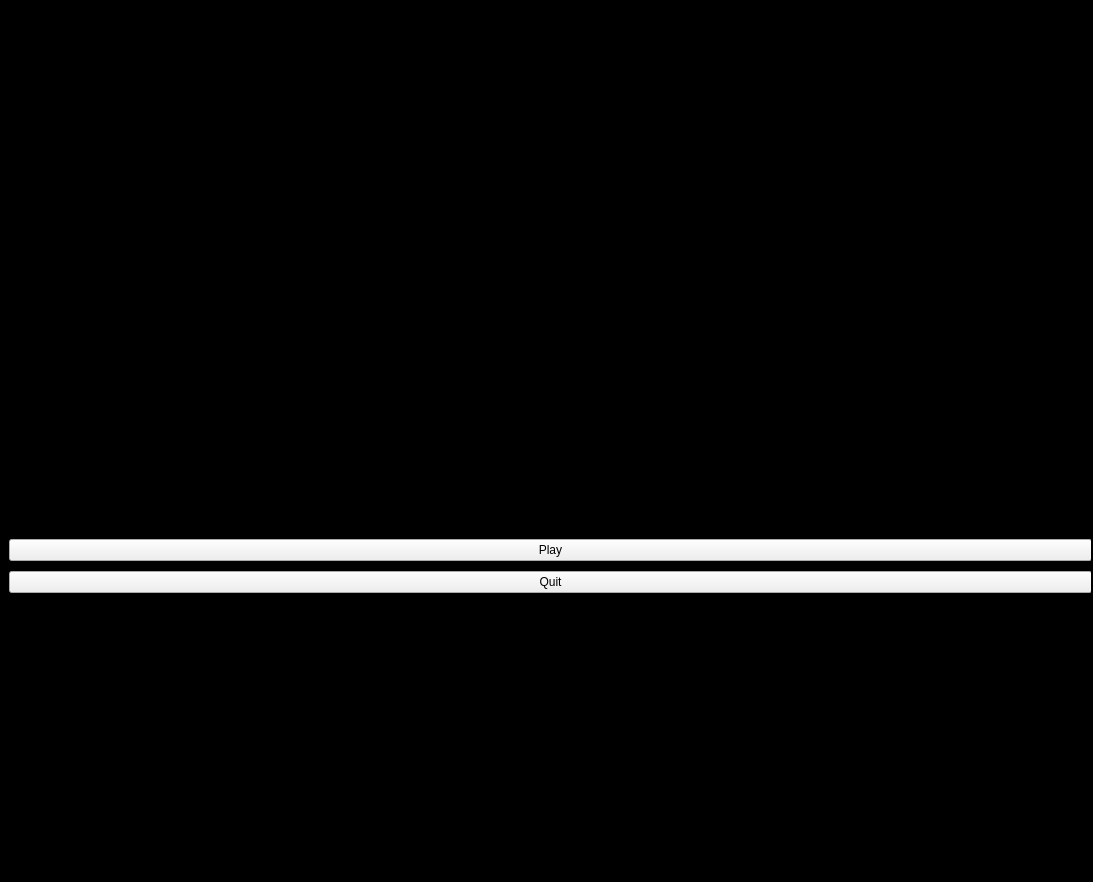
<?xml version="1.0" encoding="UTF-8"?>
<ui version="4.0">
 <class>Invaders</class>
 <widget class="QWidget" name="Invaders">
  <property name="enabled">
   <bool>true</bool>
  </property>
  <property name="geometry">
   <rect>
    <x>0</x>
    <y>0</y>
    <width>1093</width>
    <height>882</height>
   </rect>
  </property>
  <property name="windowTitle">
   <string>Invaders</string>
  </property>
  <property name="styleSheet">
   <string notr="true">#Invaders {background-color: rgb(0, 0, 0);}</string>
  </property>
  <widget class="QWidget" name="gameWidget" native="true">
   <property name="geometry">
    <rect>
     <x>150</x>
     <y>160</y>
     <width>800</width>
     <height>1100</height>
    </rect>
   </property>
  </widget>
  <widget class="QWidget" name="leaderBoardWidget" native="true">
   <property name="geometry">
    <rect>
     <x>310</x>
     <y>10</y>
     <width>782</width>
     <height>323</height>
    </rect>
   </property>
  </widget>
  <widget class="QFrame" name="menuFrame">
   <property name="enabled">
    <bool>true</bool>
   </property>
   <property name="geometry">
    <rect>
     <x>0</x>
     <y>0</y>
     <width>1091</width>
     <height>881</height>
    </rect>
   </property>
   <property name="font">
    <font>
     <family>Segoe UI Variable Small Semibol</family>
     <pointsize>20</pointsize>
     <bold>true</bold>
    </font>
   </property>
   <widget class="QLabel" name="menuBgAnimContainer">
    <property name="geometry">
     <rect>
      <x>0</x>
      <y>0</y>
      <width>1071</width>
      <height>428</height>
     </rect>
    </property>
    <property name="text">
     <string/>
    </property>
   </widget>
   <widget class="QFrame" name="itemsFrame">
    <property name="geometry">
     <rect>
      <x>0</x>
      <y>0</y>
      <width>1101</width>
      <height>881</height>
     </rect>
    </property>
    <layout class="QVBoxLayout" name="mainMenuLayout">
     <property name="spacing">
      <number>10</number>
     </property>
     <property name="sizeConstraint">
      <enum>QLayout::SetMaximumSize</enum>
     </property>
     <item>
      <spacer name="verticalSpacer_3">
       <property name="orientation">
        <enum>Qt::Vertical</enum>
       </property>
       <property name="sizeType">
        <enum>QSizePolicy::Expanding</enum>
       </property>
       <property name="sizeHint" stdset="0">
        <size>
         <width>20</width>
         <height>40</height>
        </size>
       </property>
      </spacer>
     </item>
     <item>
      <widget class="QLabel" name="gameTitle">
       <property name="minimumSize">
        <size>
         <width>0</width>
         <height>200</height>
        </size>
       </property>
       <property name="styleSheet">
        <string notr="true">image: url(:/resources/ui/spaceInvasion.png);</string>
       </property>
       <property name="text">
        <string/>
       </property>
      </widget>
     </item>
     <item>
      <spacer name="verticalSpacer">
       <property name="orientation">
        <enum>Qt::Vertical</enum>
       </property>
       <property name="sizeType">
        <enum>QSizePolicy::Minimum</enum>
       </property>
       <property name="sizeHint" stdset="0">
        <size>
         <width>20</width>
         <height>40</height>
        </size>
       </property>
      </spacer>
     </item>
     <item>
      <widget class="QPushButton" name="playButton">
       <property name="text">
        <string>Play</string>
       </property>
      </widget>
     </item>
     <item>
      <widget class="QPushButton" name="exitButton">
       <property name="text">
        <string>Quit</string>
       </property>
      </widget>
     </item>
     <item>
      <spacer name="verticalSpacer_2">
       <property name="orientation">
        <enum>Qt::Vertical</enum>
       </property>
       <property name="sizeType">
        <enum>QSizePolicy::Expanding</enum>
       </property>
       <property name="sizeHint" stdset="0">
        <size>
         <width>20</width>
         <height>40</height>
        </size>
       </property>
      </spacer>
     </item>
    </layout>
   </widget>
  </widget>
 </widget>
 <resources/>
 <connections/>
</ui>
